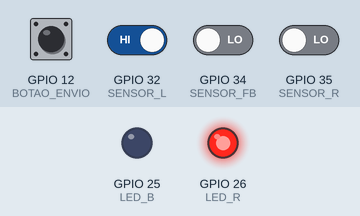
A sketch run on a simulated ESP32. Shown: output pins drawn as LEDs (lit = HIGH). The inputs (shaded band) are chosen by the test bench; at power-on: GPIO 12 (BOTAO_ENVIO), GPIO 32 (SENSOR_L) HIGH, GPIO 34 (SENSOR_FB), GPIO 35 (SENSOR_R) LOW. Nothing arrives over Bluetooth unless stated; what the sketch prints to the serial monitor is not drawn.

Above: at 3.2 s.
3.3 s: GPIO 34 (SENSOR_FB) driven HIGH
At 4.0 s:
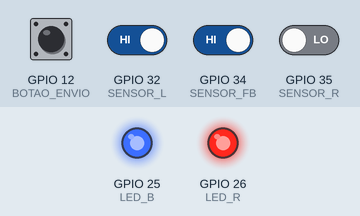
4.8 s: GPIO 35 (SENSOR_R) driven HIGH
At 6.1 s:
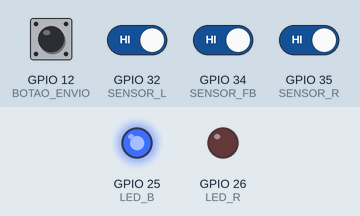
12.3 s: GPIO 34 (SENSOR_FB) driven LOW
At 13.2 s:
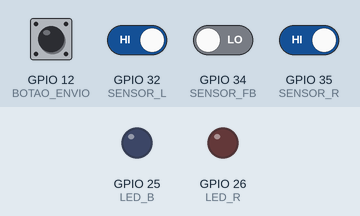
Timing chart, 0 to 15.3 s (numbered marks = the images above; inputs shaded):
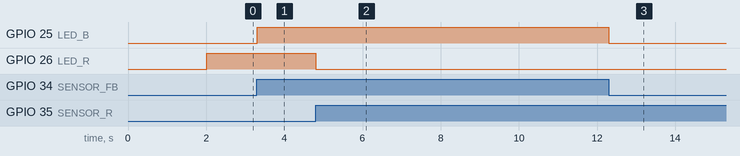

Measured:
- after the input at 3.3 s, GPIO 25 (LED_B): LOW → HIGH at once
- after the input at 4.8 s, GPIO 26 (LED_R): HIGH → LOW at once
- after the input at 12.3 s, GPIO 25 (LED_B): HIGH → LOW at once

The sketch:

EspControle.ino
```cpp
#include "BluetoothSerial.h"

BluetoothSerial SerialBT;

// ================= SENSORES DE INCLINAÇÃO =================
#define SENSOR_FB 34   // Frente / Ré
#define SENSOR_R 35    // Direita
#define SENSOR_L 32    // Esquerda

// ================= BOTÃO DE ENVIO =================
#define BOTAO_ENVIO 12

// ================= LEDS =================
#define LED_B 25       // Liga quando SENSOR_FB estiver ativo
#define LED_R 26       // Liga quando SENSOR_R estiver ativo

// ================= BLUETOOTH =================
const char* NOME_CONTROLE = "FRANCIELE";

// MAC Bluetooth do carrinho: EC:E3:34:48:D1:DA
uint8_t enderecoCarrinho[] = { 0xEC, 0xE3, 0x34, 0x48, 0xD1, 0xDA };

// ================= CONTROLE DE CONEXÃO =================
unsigned long ultimaTentativa = 0;
const unsigned long intervaloTentativa = 3000;

bool conectado = false;

// ================= CONTROLE DE ENVIO =================
bool botaoAnterior = HIGH;

unsigned long ultimoEnvio = 0;
const unsigned long intervaloEnvio = 100;

char ultimoComandoEnviado = 'S';

void setup() {
  Serial.begin(115200);

  /*
    GPIO34 e GPIO35 são apenas entrada e NÃO possuem INPUT_PULLUP interno.
    Se o sensor de inclinação for módulo com DO, pode usar INPUT.
    Se for apenas a chave de mercúrio pura, precisa de resistor pull-up ou pull-down externo.
  */
  pinMode(SENSOR_FB, INPUT);
  pinMode(SENSOR_R, INPUT);

  // GPIO32 aceita INPUT_PULLUP
  pinMode(SENSOR_L, INPUT_PULLUP);

  pinMode(BOTAO_ENVIO, INPUT_PULLUP);

  pinMode(LED_B, OUTPUT);
  pinMode(LED_R, OUTPUT);

  digitalWrite(LED_B, LOW);
  digitalWrite(LED_R, LOW);

  // Mesmo PIN usado no carrinho
  SerialBT.setPin("1234", 4);

  // true = modo master, pois essa ESP32 vai conectar no carrinho
  SerialBT.begin(NOME_CONTROLE, true);

  delay(2000);

  Serial.println("Controle Bluetooth com sensores de inclinacao iniciado");
  Serial.print("Nome Bluetooth do controle: ");
  Serial.println(NOME_CONTROLE);

  conectarCarrinho();
}

void loop() {
  if (!SerialBT.connected()) {
    conectado = false;

    if (millis() - ultimaTentativa >= intervaloTentativa) {
      ultimaTentativa = millis();
      conectarCarrinho();
    }

    return;
  }

  conectado = true;

  char comandoAtual = lerComandoInclinacao();

  bool botaoAtual = digitalRead(BOTAO_ENVIO);

  // Botão pressionado = LOW, porque está com INPUT_PULLUP
  if (botaoAtual == LOW) {
    if (millis() - ultimoEnvio >= intervaloEnvio) {
      ultimoEnvio = millis();

      enviarComando(comandoAtual);
      ultimoComandoEnviado = comandoAtual;
    }
  }

  // Quando soltar o botão, envia S uma única vez
  if (botaoAnterior == LOW && botaoAtual == HIGH) {
    enviarComando('S');
    ultimoComandoEnviado = 'S';
    Serial.println("Botao solto: Parar");
    delay(100);
  }

  botaoAnterior = botaoAtual;
}

// ================= CONEXÃO BLUETOOTH =================

void conectarCarrinho() {
  Serial.println("Tentando conectar pelo MAC EC:E3:34:48:D1:DA...");

  conectado = SerialBT.connect(enderecoCarrinho);

  if (conectado) {
    Serial.println("Conectado ao carrinho!");
    enviarComando('S');
  } else {
    Serial.println("Falha ao conectar. Tentando novamente...");
  }
}

// ================= LEITURA DOS SENSORES =================

char lerComandoInclinacao() {
  int sensorFB = digitalRead(SENSOR_FB);
  int sensorR = digitalRead(SENSOR_R);
  int sensorL = digitalRead(SENSOR_L);

  /*
    Considerando:
    sensor ativo = HIGH
    sensor desativado = LOW

    D34 desativado = F
    D34 ativado = B + LED D25
    D35 ativado = R + LED D26
    D32 ativado = L
  */

  bool fbAtivo = sensorFB;
  bool rAtivo = !sensorR;
  bool lAtivo = !sensorL;

  digitalWrite(LED_B, fbAtivo);
  digitalWrite(LED_R, rAtivo);

  char comando = 'S';

  if (lAtivo) {
    comando = 'L';
  }
  else if (rAtivo) {
    comando = 'R';
  }
  else if (fbAtivo) {
    comando = 'F';
  }
  else if(!fbAtivo){
    comando = 'B';
  }else{
    comando = 'S';
  }

  Serial.print("D34 FB: ");
  Serial.print(sensorFB);
  Serial.print(" | D35 R: ");
  Serial.print(sensorR);
  Serial.print(" | D32 L: ");
  Serial.print(sensorL);
  Serial.print(" | Botao: ");
  Serial.print(digitalRead(BOTAO_ENVIO));
  Serial.print(" | Comando atual: ");
  Serial.println(comando);

  return comando;
}

// ================= ENVIO =================

void enviarComando(char comando) {
  if (SerialBT.connected()) {
    SerialBT.write(comando);

    Serial.print("Enviado: ");
    Serial.println(comando);
  } else {
    Serial.println("Nao conectado. Comando nao enviado.");
  }
}
```
